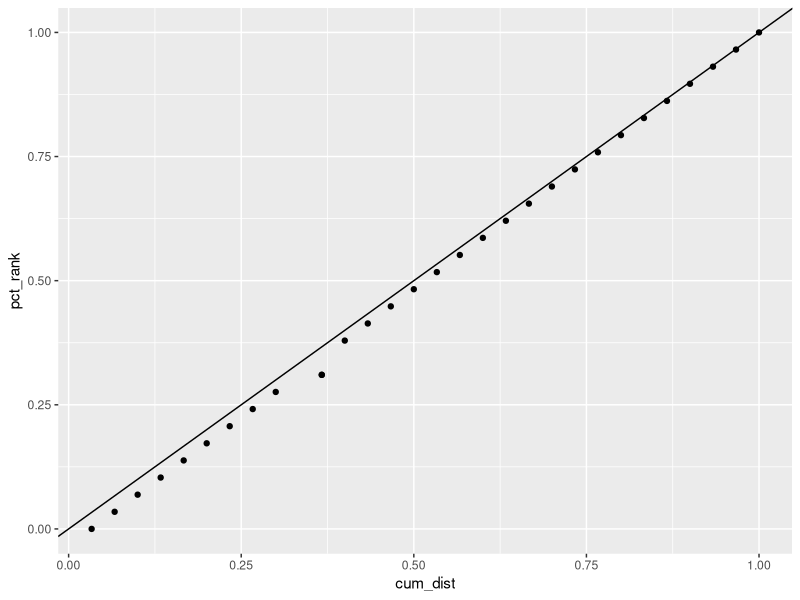
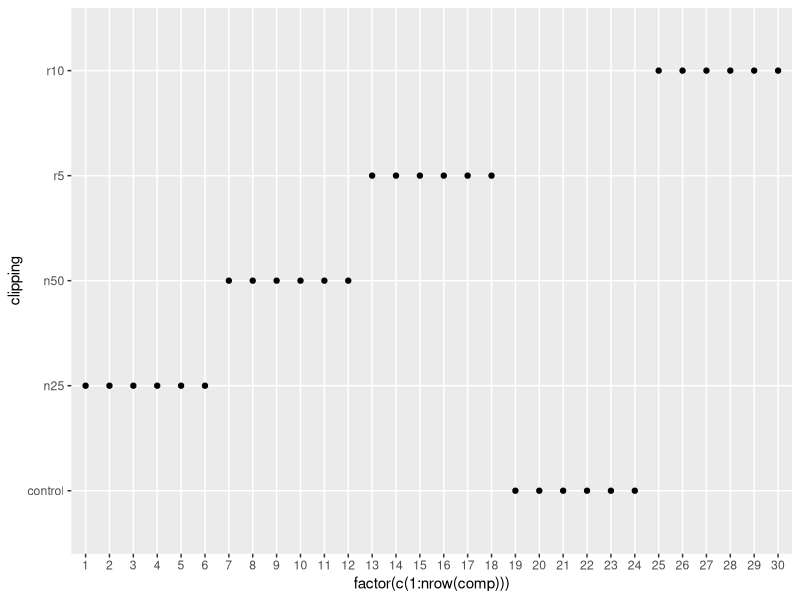
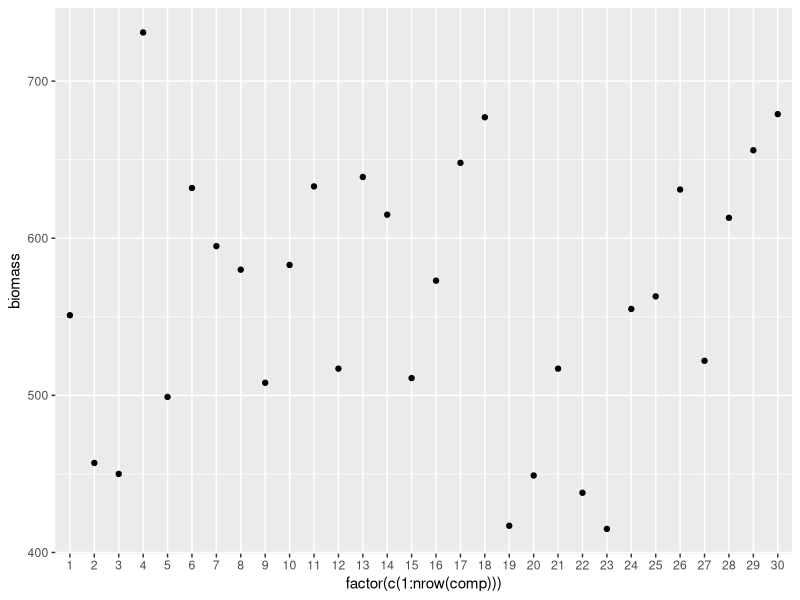
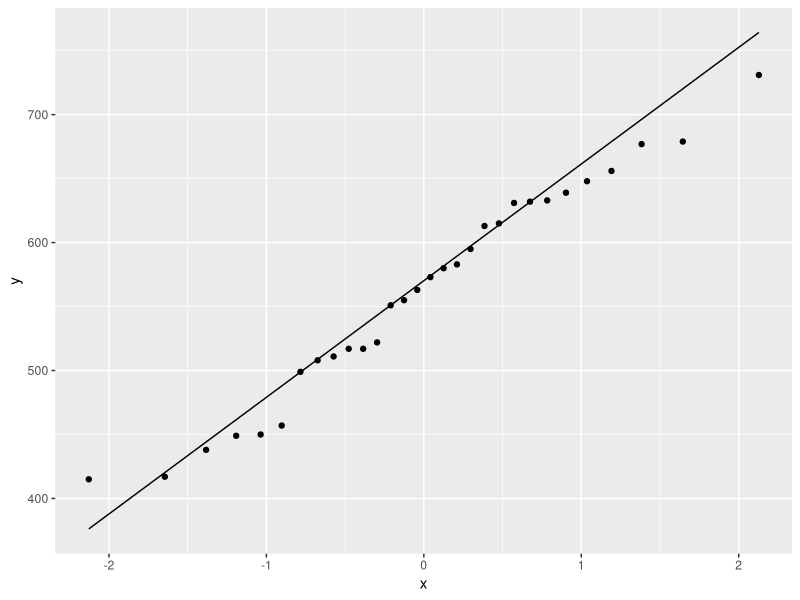
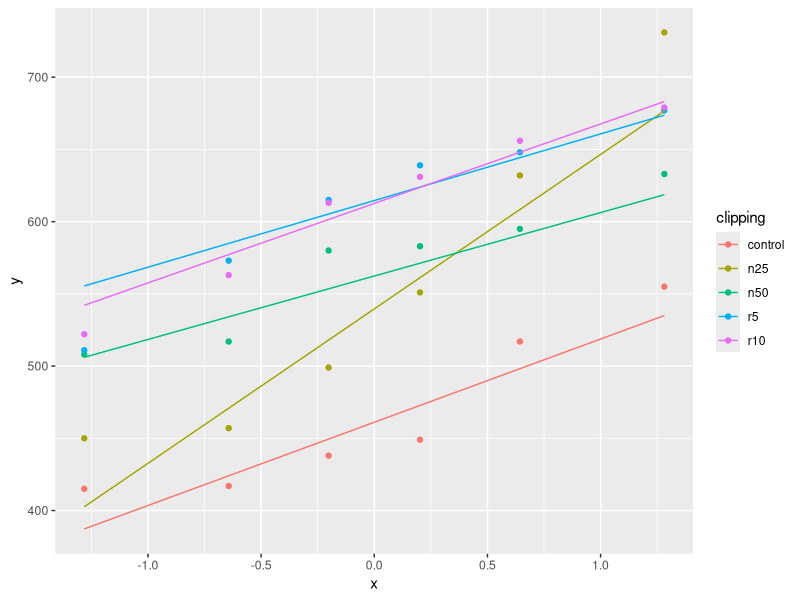
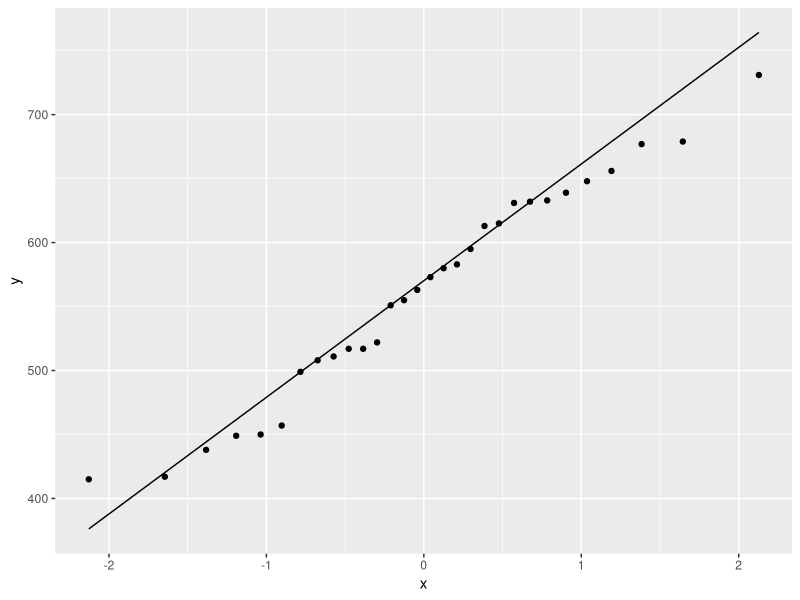
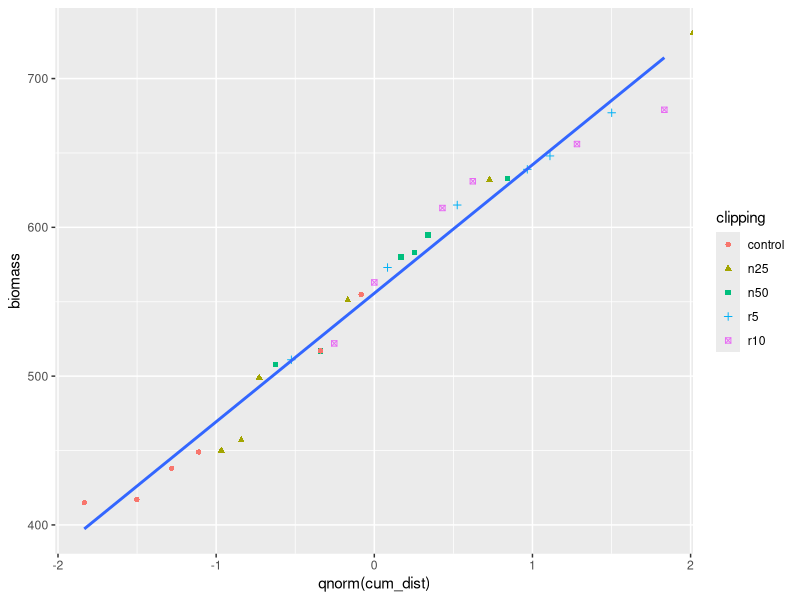
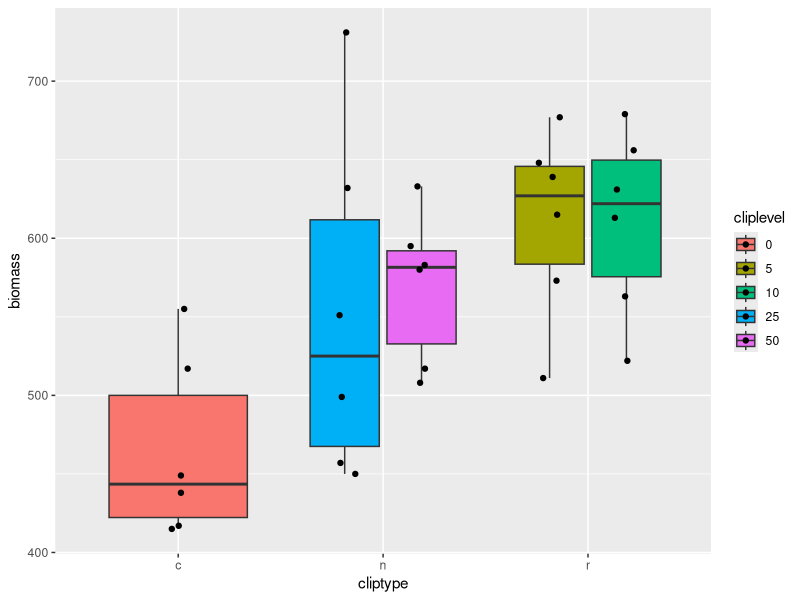

The R source for these figures, in order: (Note: this script raises an error after producing the figures.)
library(tidyverse)

comp <- read.table('./data/competition.txt', header = TRUE)
names(comp)
head(comp)
comp$clipping <- fct_relevel(comp$clipping,
                             c('control', 'n25', 'n50', 'r5', 'r10'))
# Make clipping an ordered factor
#comp$clipping <- factor(comp$clipping, ordered = TRUE)

# Break clipping up into 'n' and 'r' levels
comp$cliptype <- substr(as.character(comp$clipping),1,1)
comp$cliptype <- factor(comp$cliptype, c('c','n','r'))
comp$cliplevel <- substr(as.character(comp$clipping),2,3)
comp$cliplevel[comp$cliplevel == 'on'] <- '0'
comp$cliplevel <- factor(comp$cliplevel, c('0','5','10','25','50'),
                         ordered = FALSE)

# Calculate ranks in order to plot a Q-Q plot of all data as a
# single group but breaking into groups by color.
# The ggplot2 geom_qq() doesn't seem to fortify the plot with
# the quantile values and it also groups the quantiles once they
# are grouped by color and so plots five separate curves.
# I was interested in plotting all the data as a single group
# on a Q-Q plot but grouping the color by clipping to see
# if it showed anything. It does, but a boxplot is more
# informative and it shows the results more clearly.
#
# Oddly, percent_rank() and cume_dist() don't give the same ranks.
comp$pct_rank <- percent_rank(comp$biomass)
comp$cum_dist <- cume_dist(comp$biomass)
ggplot(comp, aes(x = cum_dist, y = pct_rank)) +
    geom_point() + geom_abline()

# Plots
# Line plot of clipping
comp %>% ggplot(aes(x = factor(c(1:nrow(comp))), y = clipping)) +
    geom_point()
# Line plot of biomass
comp %>% ggplot(aes(x = factor(c(1:nrow(comp))), y = biomass)) +
    geom_point()
# Q-Q plots
comp %>% ggplot(aes(sample = biomass)) +
    geom_qq() + geom_qq_line()
comp %>% ggplot(aes(sample = biomass, color = clipping)) +
    geom_qq() + geom_qq_line()
comp %>% ggplot(aes(sample = biomass)) +
    geom_qq(aes(color = clipping, group = 123)) + geom_qq_line()
# Q-Q Plot grouped by color but ignoring the group for the
# overall plot
comp %>% ggplot(aes(x = qnorm(cum_dist), y = biomass)) +
    geom_point(aes(color = clipping, shape = clipping)) +
    geom_smooth(method = 'lm', se = FALSE, group = 1)
# Boxplot
comp %>% ggplot(aes(y = biomass, x = cliptype, fill = cliplevel)) +
    geom_boxplot() + geom_point(position = position_jitterdodge())
# Histogram (actually, a density plot - the histogram doesn't
# look very informative)
comp %>% ggplot(aes(x = biomass, fill = clipping)) +
    geom_density(alpha = 0.5)

# Model biomass by clipping
model1 <- lm(biomass ~ clipping, data = comp)
summary(model1)
summary.lm(model1)
summary.aox(model1)
plot(model1)

# Model biomass by cliplevel and cliptype
model2 <- lm(biomass ~ cliplevel + cliptype, data = comp)
summary(model2)
summary.lm(model2)
summary.aov(model2)
plot(model2)

